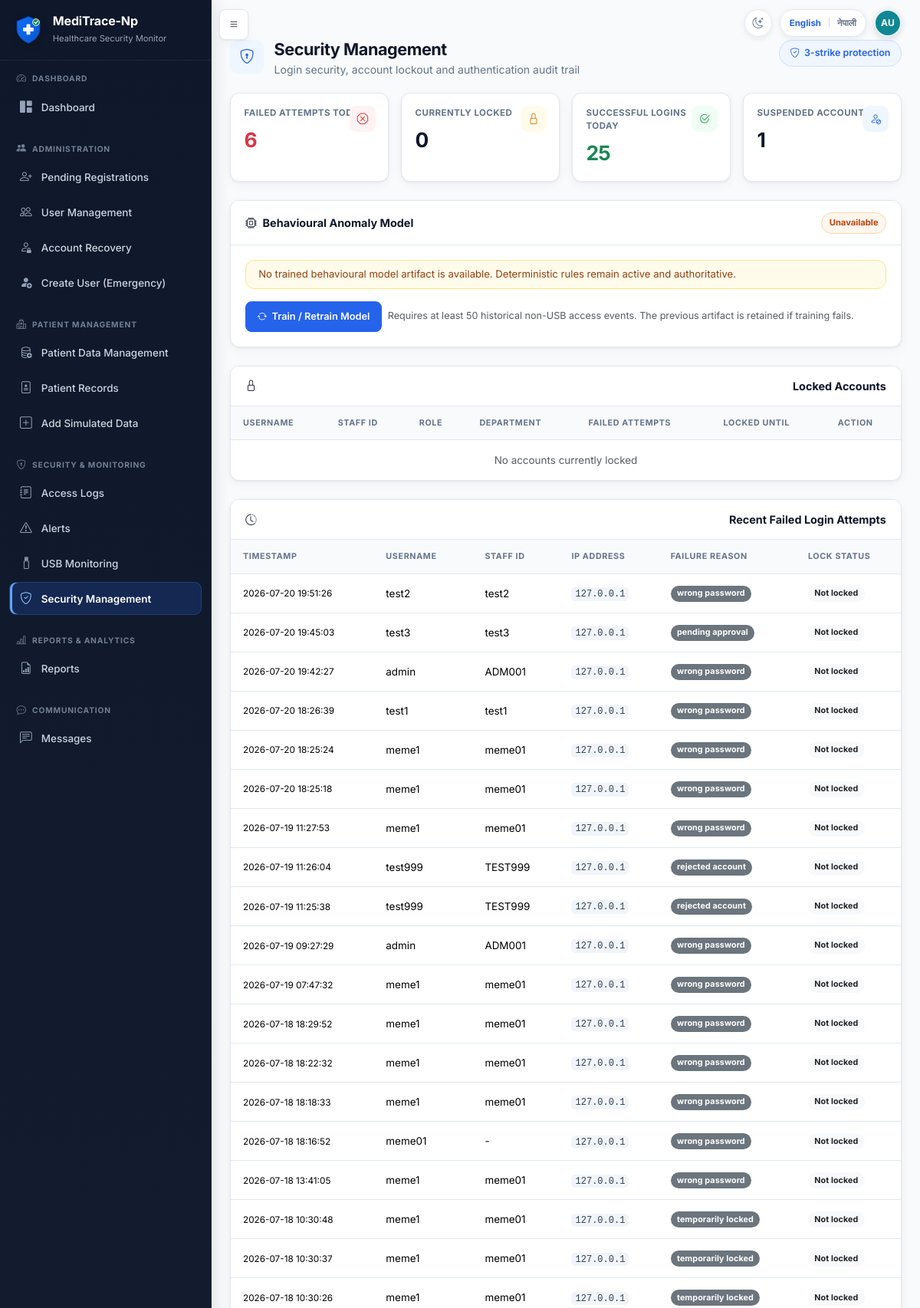
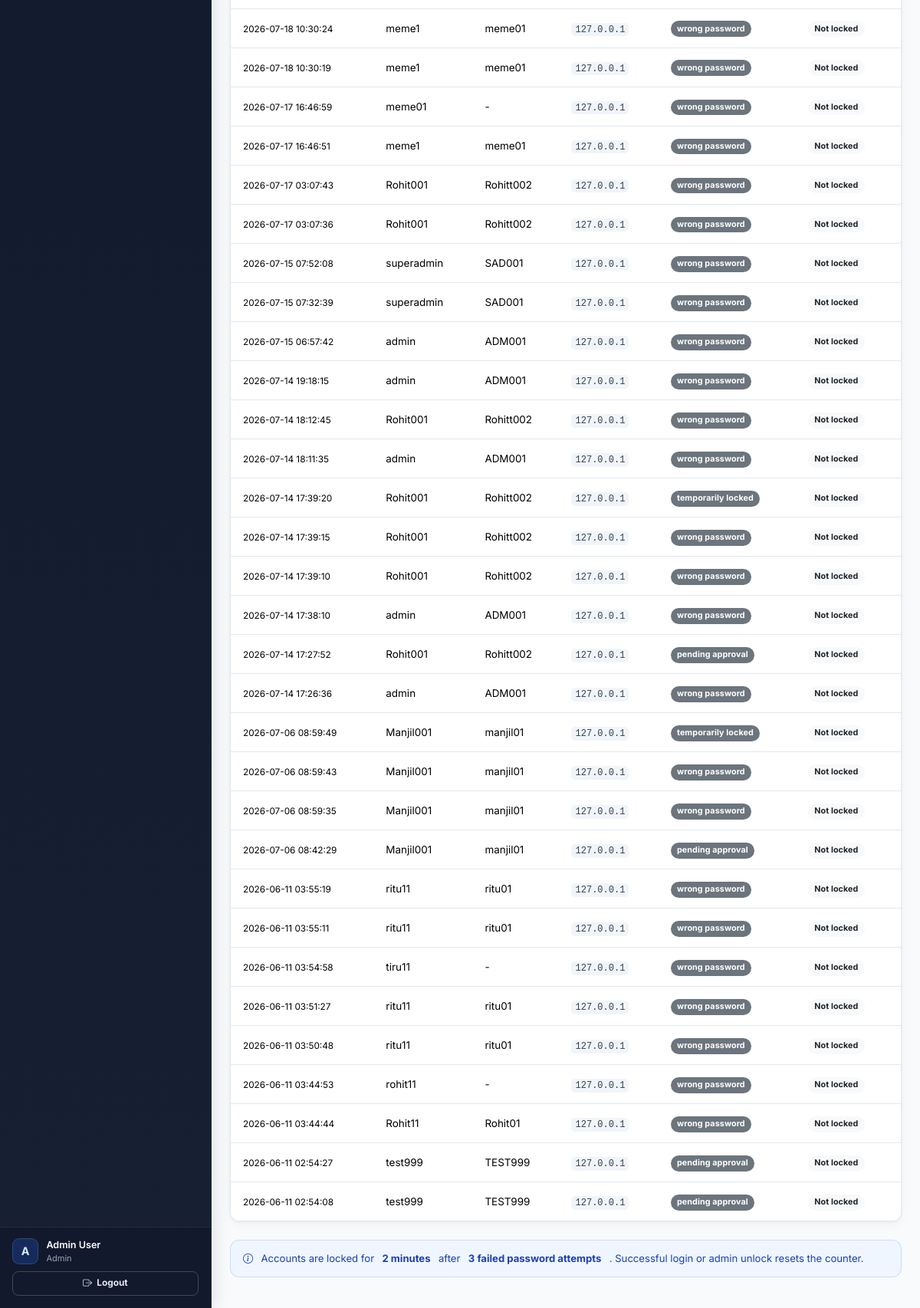
The app's page /admin/security (signed in), older data (2 pictures, top to bottom).
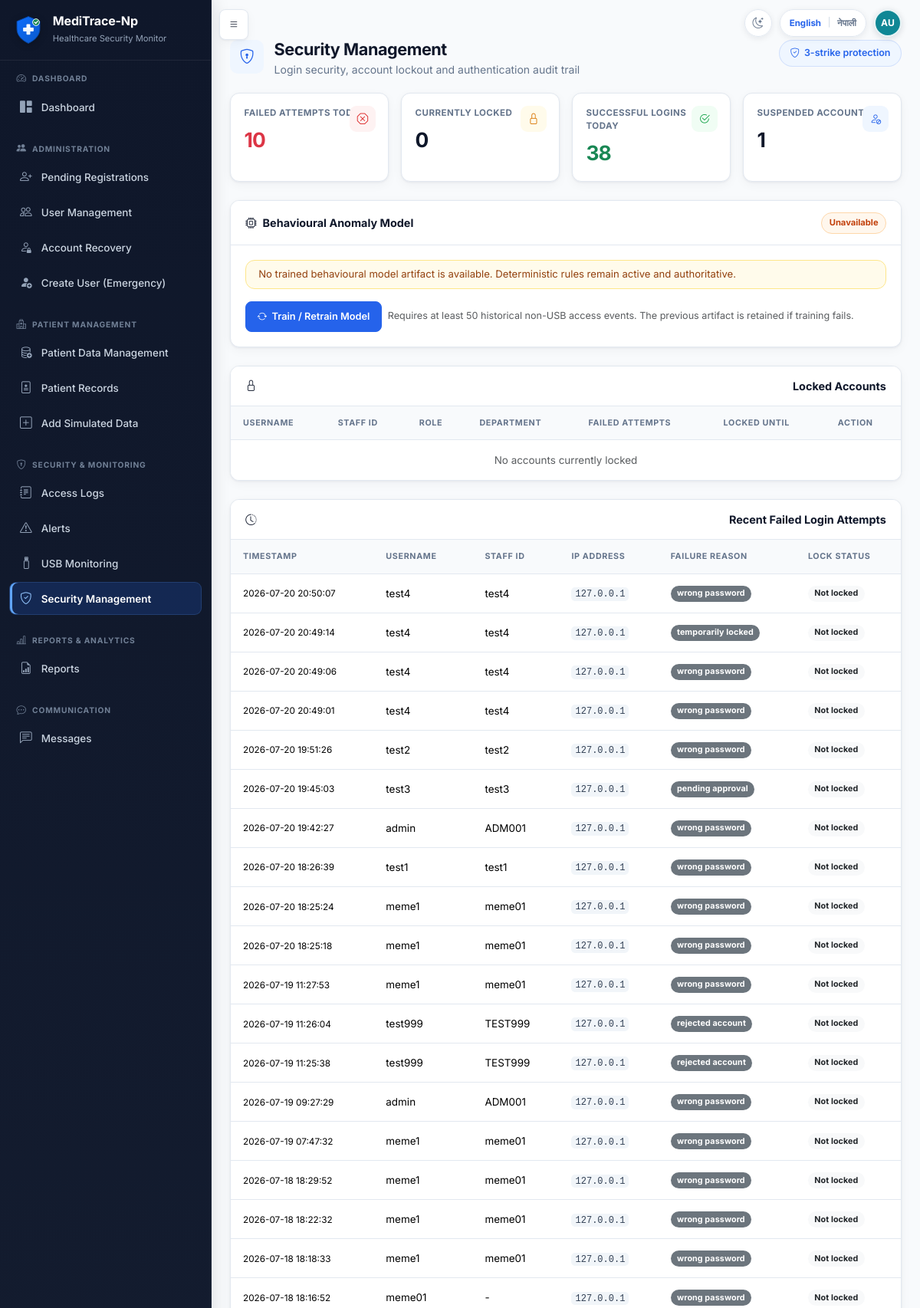
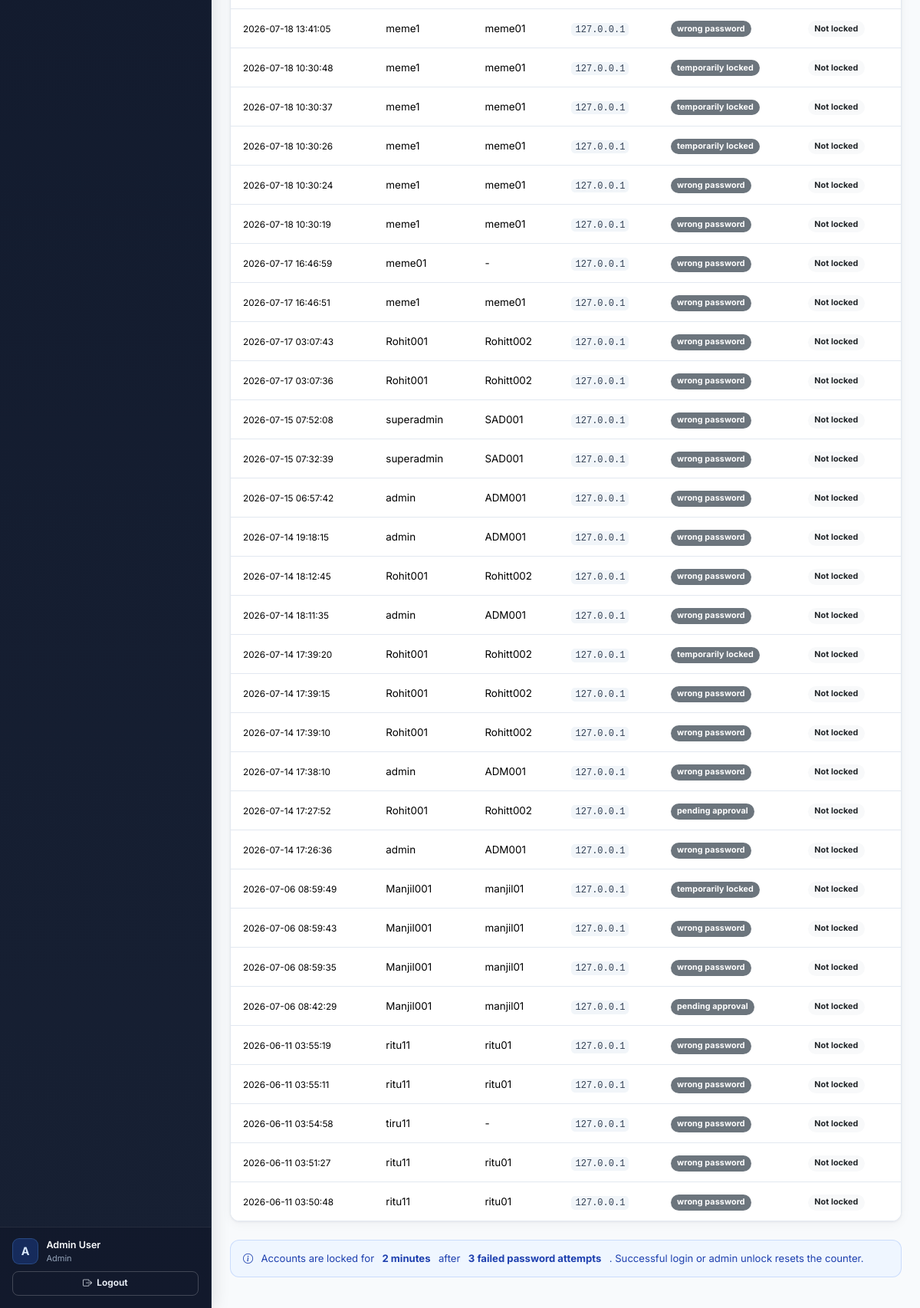
The same page, newer data (2 pictures, top to bottom).
### tables this page shows
CREATE TABLE login_history (
            id INTEGER PRIMARY KEY AUTOINCREMENT,
            user_id INTEGER,
            username TEXT NOT NULL,
            timestamp TEXT NOT NULL,
            success INTEGER NOT NULL,
            failure_reason TEXT,
            ip_address TEXT,
            FOREIGN KEY (user_id) REFERENCES users(id)
        );

CREATE TABLE users (
            id INTEGER PRIMARY KEY AUTOINCREMENT,
            full_name TEXT NOT NULL,
            staff_id TEXT NOT NULL UNIQUE,
            email TEXT NOT NULL UNIQUE,
            username TEXT NOT NULL UNIQUE,
            password_hash TEXT NOT NULL,
            role TEXT NOT NULL,
            department TEXT NOT NULL,
            work_start TEXT NOT NULL,
            work_end TEXT NOT NULL,
            approval_status TEXT NOT NULL DEFAULT 'pending',
            is_active INTEGER NOT NULL DEFAULT 1,
            approved_by INTEGER,
            approved_at TEXT,
            rejection_reason TEXT,
            created_at TEXT NOT NULL,
            last_login TEXT, is_deleted INTEGER NOT NULL DEFAULT 0, failed_attempts INTEGER NOT NULL DEFAULT 0, locked_until TEXT, last_failed_login TEXT, must_change_password INTEGER NOT NULL DEFAULT 0, credential_version INTEGER NOT NULL DEFAULT 0, credentials_changed_at TEXT, credentials_changed_by INTEGER, preferred_language TEXT NOT NULL DEFAULT 'en',
            FOREIGN KEY (approved_by) REFERENCES users(id)
        );

### app.py (the view)
@app.route('/admin/security', methods=['GET', 'POST'])
@login_required
@admin_panel_required
def security_management():
    from security_engine import admin_unlock_account
    if request.method == 'POST' and request.form.get('unlock_user_id'):
        user_id = int(request.form['unlock_user_id'])
        admin_unlock_account(user_id, current_user.id)
        flash('Account unlocked successfully.', 'success')
        return redirect(url_for('security_management'))
    return render_template(
        'security_management.html',
        stats=get_security_dashboard_stats(),
        failed_logins=get_recent_failed_logins(),
        locked_accounts=get_locked_accounts(),
        model_status=ai_engine.get_model_status(),
    )

### account_recovery.py (called while the page is built)
def _actor_dict(actor):
    return getattr(actor, '_raw', actor) or {}

def _visibility(actor, alias='r'):
    actor = _actor_dict(actor)
    if actor.get('role') == 'Super Admin':
        return '1=1', []
    if actor.get('role') == 'Admin':
        return (
            f"{alias}.requested_destination = 'administrator' AND ("
            f"{alias}.matched_user_id IS NULL OR NOT EXISTS ("
            f"SELECT 1 FROM users scoped_user WHERE scoped_user.id = {alias}.matched_user_id "
            f"AND scoped_user.role IN ('Admin', 'Super Admin')))"
        ), []
    return '1=0', []

def get_recovery_request_count(actor, open_only=True):
    where, params = _visibility(actor)
    status_sql = " AND r.status IN ('pending', 'in_review', 'identity_verified')" if open_only else ''
    conn = get_db()
    count = conn.execute(
        f'SELECT COUNT(*) AS count FROM account_recovery_requests r WHERE {where}{status_sql}',
        params,
    ).fetchone()['count']
    conn.close()
    return count

### auth.py (called while the page is built)
    @property
    def is_super_admin(self):
        return normalize_role(self.role) == 'Super Admin'

### models.py (called while the page is built)
def row_to_dict(row):
    if row is None:
        return None
    return dict(row)

### templates/security_management.html (shortened to what the changed rows need)
{% extends "base.html" %}
{% from "macros.html" import page_header %}
{% block content %}
<div class="app-page">
{{ page_header('Security Management', 'Login security, account lockout and authentication audit trail', 'bi-shield-lock', '3-strike protection', 'bi-shield-check') }}
<div class="row g-3 mb-4">
    <div class="col-md-3">
        <div class="card metric-card metric-danger">
            <div class="card-body">
                <div class="metric-icon"><i class="bi bi-x-octagon"></i></div><div class="metric-label">Failed Attempts Today</div><p class="metric-value text-danger">{{ stats.failed_attempts_today }}</p>
            </div>
        </div>
    </div>
    <div class="col-md-3">
        <div class="card metric-card metric-success">
            <div class="card-body">
                <div class="metric-icon"><i class="bi bi-check2-circle"></i></div><div class="metric-label">Successful Logins Today</div><p class="metric-value text-success">{{ stats.successful_logins_today }}</p>
            </div>
        </div>
    </div>
</div>
<div class="card mb-4">
    <div class="table-responsive">
        <table class="table table-sm mb-0">
            <thead>
                <tr>
                    <th>Username</th><th>Staff ID</th><th>Role</th><th>Department</th>
                    <th>Failed Attempts</th><th>Locked Until</th><th>Action</th>
                </tr>
            </thead>
        </table>
    </div>
</div>
<div class="card">
    <div class="table-responsive">
        <table class="table table-sm table-hover mb-0">
            <thead>
                <tr>
                    <th>Timestamp</th><th>Username</th><th>Staff ID</th>
                    <th>IP Address</th><th>Failure Reason</th><th>Lock Status</th>
                </tr>
            </thead>
            <tbody>
                {% for f in failed_logins %}
                <tr>
                    <td><small>{{ f.timestamp[:19].replace('T', ' ') }}</small></td>
                    <td>{{ f.username }}</td>
                    <td>{{ f.staff_id or '-' }}</td>
                    <td><code>{{ f.ip_address or 'N/A' }}</code></td>
                    <td><span class="badge bg-secondary">{{ f.failure_reason or 'unknown' }}</span></td>
                    <td>
                        {% if f.is_locked %}
                        <span class="badge bg-danger">Locked</span>
                        {% else %}
                        <span class="badge bg-light text-dark">Not locked</span>
                        {% endif %}
                    </td>
                </tr>
                {% else %}
                <tr><td colspan="6" class="text-muted text-center py-3">No failed login attempts recorded</td></tr>
                {% endfor %}
            </tbody>
        </table>
    </div>
</div>
</div>
{% endblock %}

Row changes from the older to the newer data that the page shows:
no longer on this page (row unchanged): login_history: timestamp "2026-06-11 03:44:53", username "rohit11", staff_id "-", ip_address "127.0.0.1", failure_reason "wrong password"
no longer on this page (row unchanged): login_history: timestamp "2026-06-11 03:44:44", username "Rohit11", staff_id "Rohit01", ip_address "127.0.0.1", failure_reason "wrong password"
no longer on this page (row unchanged): login_history: timestamp "2026-06-11 02:54:27", username "test999", staff_id "TEST999", ip_address "127.0.0.1", failure_reason "pending approval"
no longer on this page (row unchanged): login_history: timestamp "2026-06-11 02:54:08", username "test999", staff_id "TEST999", ip_address "127.0.0.1", failure_reason "pending approval"
added login_history: timestamp "2026-07-20 20:50:07", username "test4", staff_id "test4", ip_address "127.0.0.1", failure_reason "wrong password"
added login_history: timestamp "2026-07-20 20:49:14", username "test4", staff_id "test4", ip_address "127.0.0.1", failure_reason "temporarily locked"
added login_history: timestamp "2026-07-20 20:49:06", username "test4", staff_id "test4", ip_address "127.0.0.1", failure_reason "wrong password"
added login_history: timestamp "2026-07-20 20:49:01", username "test4", staff_id "test4", ip_address "127.0.0.1", failure_reason "wrong password"
Text that changed along with them:
{{ stats.failed_attempts_today }}: "6" → "10"
{{ stats.successful_logins_today }}: "25" → "38"
